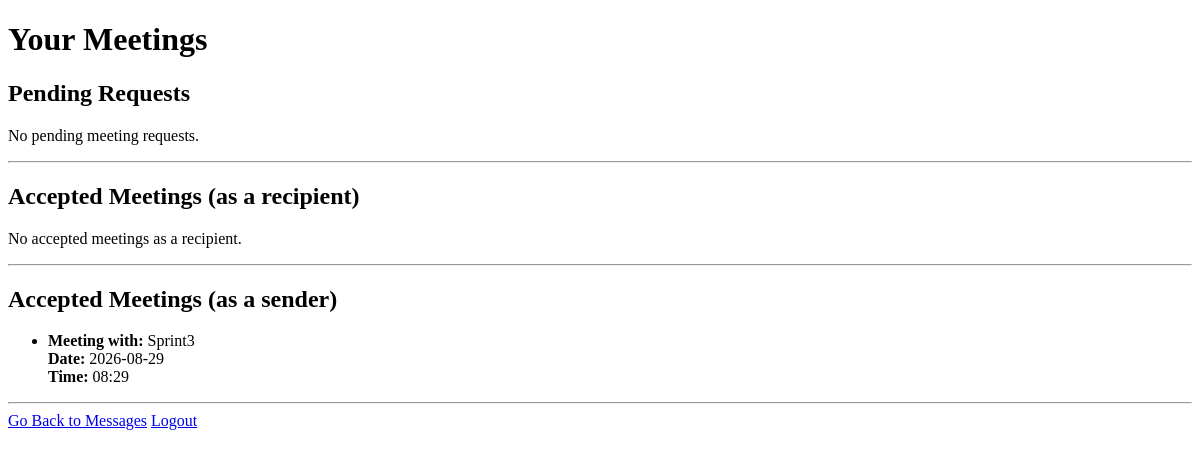
Before: /view_meetings.php (signed in) with the older database file.
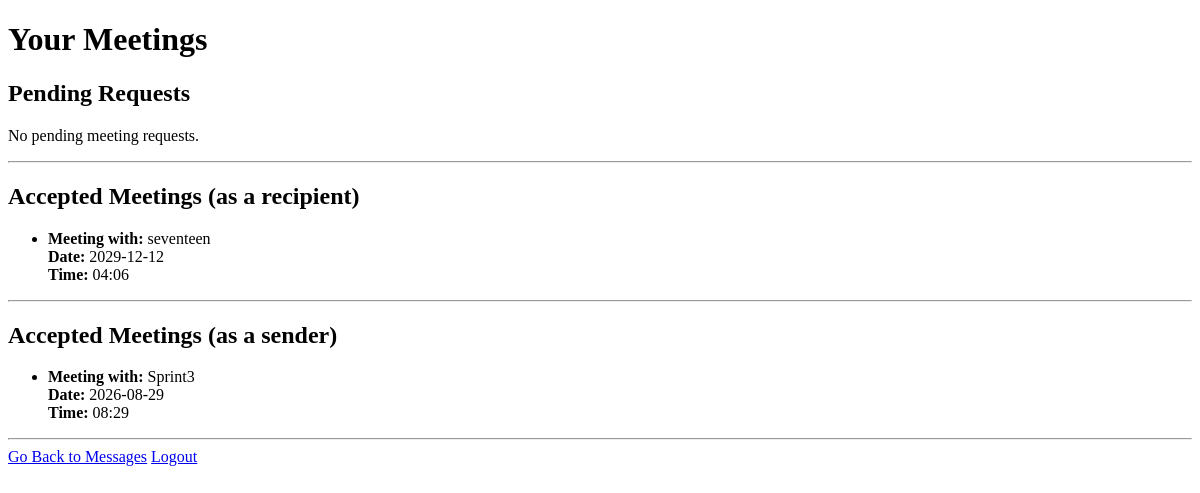
After: the same page with the newer database file.
### tables this page shows
CREATE TABLE "meetings" (
	"id"	INTEGER,
	"user_id"	INTEGER,
	"receiver_id"	INTEGER,
	"meeting_date"	DATE,
	"meeting_time"	TIME,
	"accepted"	INTEGER DEFAULT 0,
	PRIMARY KEY("id" AUTOINCREMENT),
	FOREIGN KEY("receiver_id") REFERENCES "Users"("id"),
	FOREIGN KEY("user_id") REFERENCES "Users"("id")
);

CREATE TABLE "Users" (
	"id"	INTEGER,
	"username"	TEXT NOT NULL UNIQUE,
	"password"	TEXT NOT NULL,
	"isTutor"	TEXT NOT NULL DEFAULT 'false',
	"expertise"	TEXT NOT NULL DEFAULT 'unspecified',
	"availability"	TEXT NOT NULL DEFAULT 'unspecified',
	"location"	TEXT NOT NULL DEFAULT 'unspecified',
	PRIMARY KEY("id" AUTOINCREMENT)
);

### view_meetings.php (the view, shortened to what this page needs)
<?php
$user_id = $_SESSION['user'];
try {
    $db = new PDO('sqlite:360DB.db');
    $db->setAttribute(PDO::ATTR_ERRMODE, PDO::ERRMODE_EXCEPTION);
    $query = "
        SELECT m.id, m.user_id AS sender_id, m.receiver_id, m.meeting_date, m.meeting_time, m.accepted, u.username AS sender_username
        FROM meetings m
        JOIN users u ON m.user_id = u.id
        WHERE m.receiver_id = :user_id AND m.accepted = 0
    ";
    $stmt = $db->prepare($query);
    $stmt->bindValue(':user_id', $user_id, PDO::PARAM_INT);
    $stmt->execute();
    $pendingMeetings = $stmt->fetchAll(PDO::FETCH_ASSOC);
    $acceptedQuery = "
        SELECT m.id, m.user_id AS sender_id, m.receiver_id, m.meeting_date, m.meeting_time, u.username AS sender_username
        FROM meetings m
        JOIN users u ON m.user_id = u.id
        WHERE m.receiver_id = :user_id AND m.accepted = 1
    ";
    $acceptedStmt = $db->prepare($acceptedQuery);
    $acceptedStmt->bindValue(':user_id', $user_id, PDO::PARAM_INT);
    $acceptedStmt->execute();
    $acceptedMeetings = $acceptedStmt->fetchAll(PDO::FETCH_ASSOC);
    $senderAcceptedQuery = "
        SELECT m.id, m.user_id AS sender_id, m.receiver_id, m.meeting_date, m.meeting_time, u.username AS receiver_username
        FROM meetings m
        JOIN users u ON m.receiver_id = u.id
        WHERE m.user_id = :user_id AND m.accepted = 1
    ";
    $senderAcceptedStmt = $db->prepare($senderAcceptedQuery);
    $senderAcceptedStmt->bindValue(':user_id', $user_id, PDO::PARAM_INT);
    $senderAcceptedStmt->execute();
    $senderAcceptedMeetings = $senderAcceptedStmt->fetchAll(PDO::FETCH_ASSOC);
} catch (PDOException $e) {
    echo "Connection failed: " . $e->getMessage();
}
?>
<!DOCTYPE html>
<html lang="en">
<head>
</head>
<body>
    <h1>Your Meetings</h1>
    <h2>Pending Requests</h2>
    <?php if ($pendingMeetings): ?>
        <ul>
        <?php foreach ($pendingMeetings as $meeting): ?>
            <li>
                <strong>Meeting request from:</strong> <?= htmlspecialchars($meeting['sender_username']) ?> <br>
                <strong>Date:</strong> <?= htmlspecialchars($meeting['meeting_date']) ?> <br>
                <strong>Time:</strong> <?= htmlspecialchars($meeting['meeting_time']) ?> <br>
                <form action="view_meetings.php" method="POST">
                    <input type="hidden" name="meeting_id" value="<?= $meeting['id'] ?>">
                    <input type="hidden" name="action" value="accept">
                    <button type="submit">Accept</button>
                </form>
                <form action="view_meetings.php" method="POST">
                    <input type="hidden" name="meeting_id" value="<?= $meeting['id'] ?>">
                    <input type="hidden" name="action" value="decline">
                    <button type="submit">Decline</button>
                </form>
            </li>
        <?php endforeach; ?>
        </ul>
    <?php else: ?>
        <p>No pending meeting requests.</p>
    <?php endif; ?>
    <hr>
    <h2>Accepted Meetings (as a recipient)</h2>
    <?php if ($acceptedMeetings): ?>
        <ul>
        <?php foreach ($acceptedMeetings as $meeting): ?>
            <li>
                <strong>Meeting with:</strong> <?= htmlspecialchars($meeting['sender_username']) ?> <br>
                <strong>Date:</strong> <?= htmlspecialchars($meeting['meeting_date']) ?> <br>
                <strong>Time:</strong> <?= htmlspecialchars($meeting['meeting_time']) ?> <br>
            </li>
        <?php endforeach; ?>
        </ul>
    <?php else: ?>
        <p>No accepted meetings as a recipient.</p>
    <?php endif; ?>
    <hr>
    <h2>Accepted Meetings (as a sender)</h2>
    <?php if ($senderAcceptedMeetings): ?>
        <ul>
        <?php foreach ($senderAcceptedMeetings as $meeting): ?>
            <li>
                <strong>Meeting with:</strong> <?= htmlspecialchars($meeting['receiver_username']) ?> <br>
                <strong>Date:</strong> <?= htmlspecialchars($meeting['meeting_date']) ?> <br>
                <strong>Time:</strong> <?= htmlspecialchars($meeting['meeting_time']) ?> <br>
            </li>
        <?php endforeach; ?>
        </ul>
    <?php else: ?>
        <p>No accepted meetings as a sender.</p>
    <?php endif; ?>
    <hr>
    <a href="messages.php">Go Back to Messages</a>
    <a href="logout.php">Logout</a>
</body>
</html>

Changed rows visible on the page:
added meetings: user.username "seventeen", meeting_date "2029-12-12", meeting_time "04:06", shown under "Accepted Meetings (as a recipient)"
Other visible differences:
text no longer shown: "No accepted meetings as a recipient."
